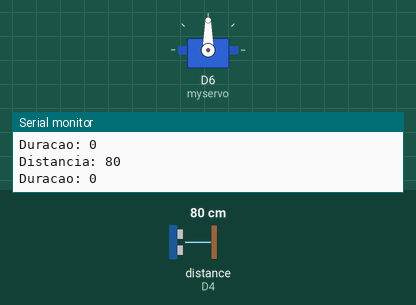
The sketch below on a simulated ESP8266 (NodeMCU). Shown: servo, the last lines printed to the serial monitor. Wiring (inferred from the names in the program): ultrasonic range finder: trigger D3; echo D4. Inputs (shaded band) come from the test bench; at power-on: distance to the obstacle (sensor on D4) 80 cm. The echo pulse lasts 58.3 µs per cm.

Above: at 1.2 s.
1.3 s: distance to the obstacle (sensor on D4) set to 21 cm
4.3 s: distance to the obstacle (sensor on D4) set to 17 cm
At 5.5 s:
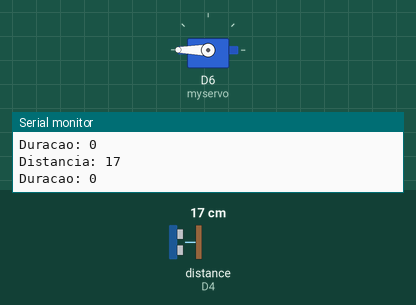
5.8 s: distance to the obstacle (sensor on D4) set to 120 cm
At 7.8 s:
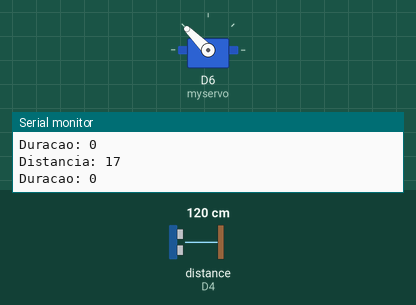
8.8 s: distance to the obstacle (sensor on D4) set to 2 cm
At 9.8 s:
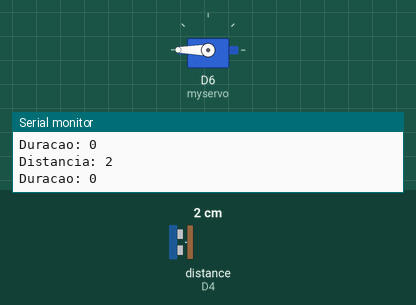
Timing chart, 0 to 11.3 s (numbered marks = the images above; inputs shaded):
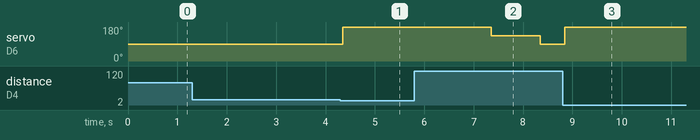

Measured:
- the behaviour switches between 20 and 19 cm on distance to the obstacle (sensor on D4) (found by bisection; images 0 and 1)
- after the input at 4.3 s, servo on D6 (myservo): 90° → 180° after 0.05 s
- after the input at 8.8 s, servo on D6 (myservo): 90° → 180° at once

The sketch:

Lixeira_Grande_2_2019.ino
```cpp
#include <Servo.h>
#define trigPin D3
#define echoPin D4
#include "Ultrasonic.h"

Servo myservo;  // create servo object to control a servo
// twelve servo objects can be created on most boards
Ultrasonic ultrasonic(D3, D4);

void setup() {
  myservo.attach(D6);  // attaches the servo on GIO2 to the servo object
  myservo.write(90);
  Serial.begin(9600);
  pinMode(trigPin, OUTPUT);
  pinMode(echoPin, INPUT);
  digitalWrite(trigPin, LOW);

}

int duracao;
int distancia, aux;

void loop() {
  distancia = ultrasonic.Ranging(CM);

  Serial.print("Distancia: ");
  Serial.println(distancia);

  Serial.print("Duracao: ");
  Serial.println(duracao);

  if (distancia < 20) {
    //Serial.print("Ligar Servo Motor - Lixeira ABERTA");
    myservo.write(180);
    delay(3000);
    myservo.write(135);
    delay(1000);
    myservo.write(90);

  } else  {
    myservo.write(90);
    //Serial.print("Desligar Servo Motor e lixeira fechada");

  }
}
```
